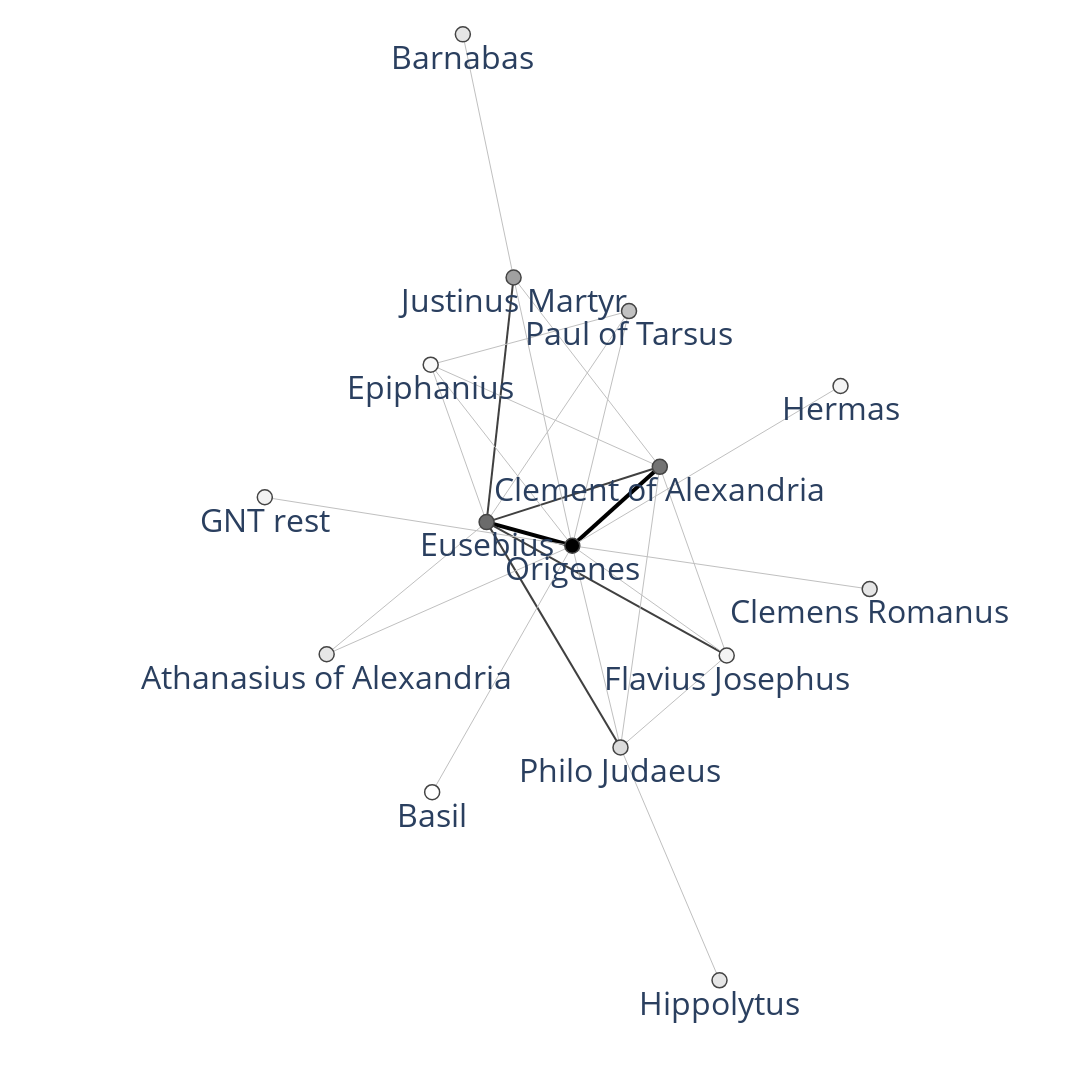

Notebook code for this chart:
### Code cell
reload(textnet)
fig = textnet.draw_2d_network(G, 1800, 1200, 32)
fig.show()

### Figure 1 — Plotly figure (JSON) as saved in the notebook; plotly's stock layout.template omitted (floating-point values rounded to 4 significant figures)
{"data": [{"line": {"color": "#000000", "width": 4}, "mode": "lines", "type": "scatter", "x": [0.003963, 0.1836, null, 0.003963, -0.1719, null], "y": [-0.04956, 0.1125, null, -0.04956, -0.000991, null]}, {"line": {"color": "#404040", "width": 2}, "mode": "lines", "type": "scatter", "x": [-0.1165, -0.1719, null, 0.1836, -0.1719, null, -0.1719, 0.1029, null, -0.1719, 0.3209, null], "y": [0.501, -0.000991, null, 0.1125, -0.000991, null, -0.000991, -0.4634, null, -0.000991, -0.2747, null]}, {"line": {"color": "#C0C0C0", "width": 1}, "mode": "lines", "type": "scatter", "x": [0.1204, 0.003963, null, 0.1204, -0.1719, null, 0.1204, -0.2866, null, 0.6143, 0.003963, null, -0.2207, -0.1165, null, 0.5544, 0.003963, null, -0.6271, 0.003963, null, -0.1165, 0.003963, null, -0.1165, 0.1836, null, 0.003963, -0.2866, null, 0.003963, -0.5001, null, 0.003963, -0.2836, null, 0.003963, 0.1029, null, 0.003963, 0.3209, null, 0.1836, -0.2866, null, 0.1836, 0.1029, null, 0.1836, 0.3209, null, -0.1719, -0.2866, null, -0.1719, -0.5001, null, 0.3061, 0.1029, null, 0.1029, 0.3209, null], "y": [0.4321, -0.04956, null, 0.4321, -0.000991, null, 0.4321, 0.3221, null, -0.1384, -0.04956, null, 1.0, 0.501, null, 0.2783, -0.04956, null, 0.04999, -0.04956, null, 0.501, -0.04956, null, 0.501, 0.1125, null, -0.04956, 0.3221, null, -0.04956, -0.2722, null, -0.04956, -0.5552, null, -0.04956, -0.4634, null, -0.04956, -0.2747, null, 0.1125, 0.3221, null, 0.1125, -0.4634, null, 0.1125, -0.2747, null, -0.000991, 0.3221, null, -0.000991, -0.2722, null, -0.9414, -0.4634, null, -0.4634, -0.2747, null]}, {"hoverinfo": "text", "hovertext": ["3", "1", "1", "1", "1", "4", "12", "6", "8", "4", "2", "1", "1", "5", "4"], "marker": {"color": [43, 24, 24, 15, 17, 55, 112, 72, 75, 10, 24, 5, 24, 30, 16], "colorbar": {"thickness": 30, "title": {"side": "right", "text": "degree"}, "xanchor": "left"}, "colorscale": [[0, "rgb(255,255,255)"], [0.125, "rgb(240,240,240)"], [0.25, "rgb(217,217,217)"], [0.375, "rgb(189,189,189)"], [0.5, "rgb(150,150,150)"], [0.625, "rgb(115,115,115)"], [0.75, "rgb(82,82,82)"], [0.875, "rgb(37,37,37)"], [1, "rgb(0,0,0)"]], "line": {"width": 1.5}, "showscale": false, "size": 15}, "mode": "markers+text", "text": ["Paul of Tarsus", "Clemens Romanus", "Barnabas", "Hermas", "GNT rest", "Justinus Martyr", "Origenes", "Clement of Alexandria", "Eusebius", "Epiphanius", "Athanasius of Alexandria", "Basil", "Hippolytus", "Philo Judaeus", "Flavius Josephus"], "textfont": {"size": 32}, "textposition": "bottom center", "type": "scatter", "x": [0.1204, 0.6143, -0.2207, 0.5544, -0.6271, -0.1165, 0.003963, 0.1836, -0.1719, -0.2866, -0.5001, -0.2836, 0.3061, 0.1029, 0.3209], "y": [0.4321, -0.1384, 1.0, 0.2783, 0.04999, 0.501, -0.04956, 0.1125, -0.000991, 0.3221, -0.2722, -0.5552, -0.9414, -0.4634, -0.2747]}, {"hoverinfo": "text", "marker": {"opacity": 0}, "mode": "markers", "opacity": 0, "text": ["0", "0", "0", "0", "0", "0", "0", "0", "0", "0", "0", "0", "0", "0", "0", "0", "0", "0", "0", "0", "0", "0", "0", "0", "0", "0", "0"], "type": "scatter", "x": [0.06217, -0.02577, -0.08313, 0.3091, -0.1686, 0.2792, -0.3115, -0.05628, 0.03354, -0.1442, 0.09378, -0.08397, -0.1413, -0.2481, -0.1398, 0.05342, 0.1624, 0.005842, -0.05152, 0.1432, 0.2522, -0.2293, -0.336, -0.03452, 0.07449, 0.2045, 0.2119], "y": [0.1913, 0.2156, 0.3771, -0.09398, 0.7505, 0.1144, 0.0002107, 0.2257, 0.3067, 0.25, 0.03146, -0.02528, 0.1363, -0.1609, -0.3024, -0.2565, -0.1621, 0.05575, 0.2173, -0.1755, -0.0811, 0.1605, -0.1366, -0.2322, -0.1378, -0.7024, -0.3691]}], "layout": {"autosize": false, "height": 1200, "hovermode": "closest", "margin": {"b": 10, "l": 10, "r": 10, "t": 10}, "plot_bgcolor": "rgba(0,0,0,0)", "showlegend": false, "title": {"font": {"size": 16}}, "width": 1800, "xaxis": {"range": [-1.15, 1.05], "showgrid": false, "showticklabels": false, "zeroline": false}, "yaxis": {"range": [-1.15, 1.05], "showgrid": false, "showticklabels": false, "zeroline": false}}}
